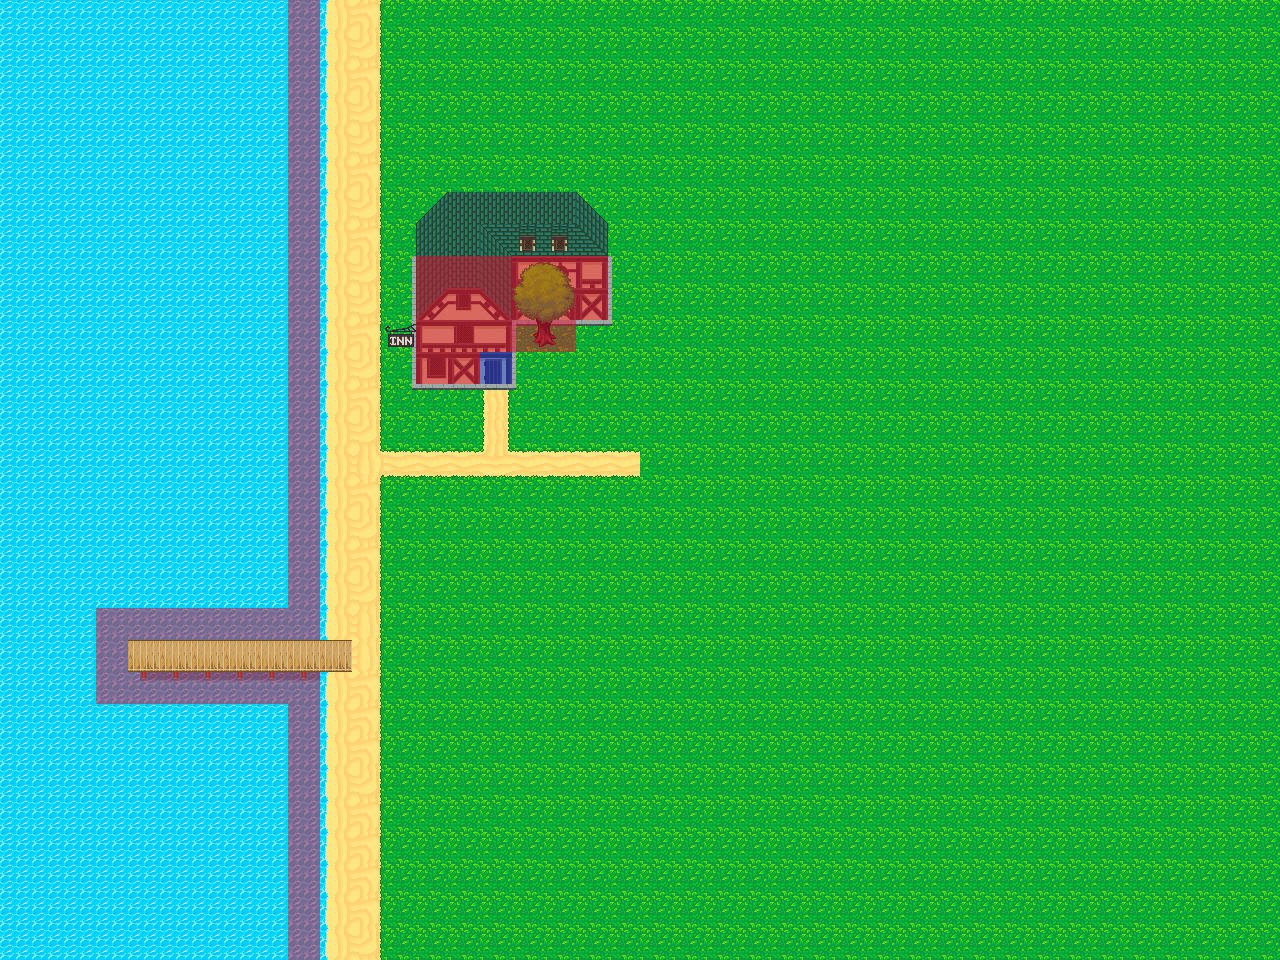

A level layout from a 2D game, rendered from its tile map. Below: a short description, then the map file with tile-grid data replaced by summaries:
An orthogonal 40x30 tile map with 32x32 px tiles, 4 tile layers (ground, middle, top, collision) and 2 objects (Player, Music).

<map version="1.0" orientation="orthogonal" renderorder="right-down" width="40" height="30" tilewidth="32" tileheight="32" nextobjectid="7">
 <tileset firstgid="1" name="TileSet" tilewidth="32" tileheight="32" tilecount="529" columns="23">
  <image source="../Textures/tileset3.png" width="736" height="736" />
  <tile id="2">
   <properties>
    <property name="warp" value="default" />
   </properties>
  </tile>
 </tileset>
 <layer name="ground" width="40" height="30">
  <data>[1200 cells, 1200 non-empty, 13 distinct tile ids]</data>
 </layer>
 <layer name="middle" width="40" height="30">
  <data>[1200 cells, 46 non-empty, 26 distinct tile ids]</data>
 </layer>
 <layer name="top" width="40" height="30">
  <data>[1200 cells, 19 non-empty, 14 distinct tile ids]</data>
 </layer>
 <layer name="collision" width="40" height="30">
  <data>[1200 cells, 62 non-empty, 2 distinct tile ids]</data>
 </layer>
 <objectgroup name="Object Layer 1">
  <object id="1" name="PlayerStart" type="Player" x="608" y="352" width="32" height="32" />
  <object id="5" name="Dram - Skebergslaten.ogg" type="Music" x="320" y="96">
   <polygon points="0,0 32,32 0,64 0,0" />
  </object>
 </objectgroup>
</map>